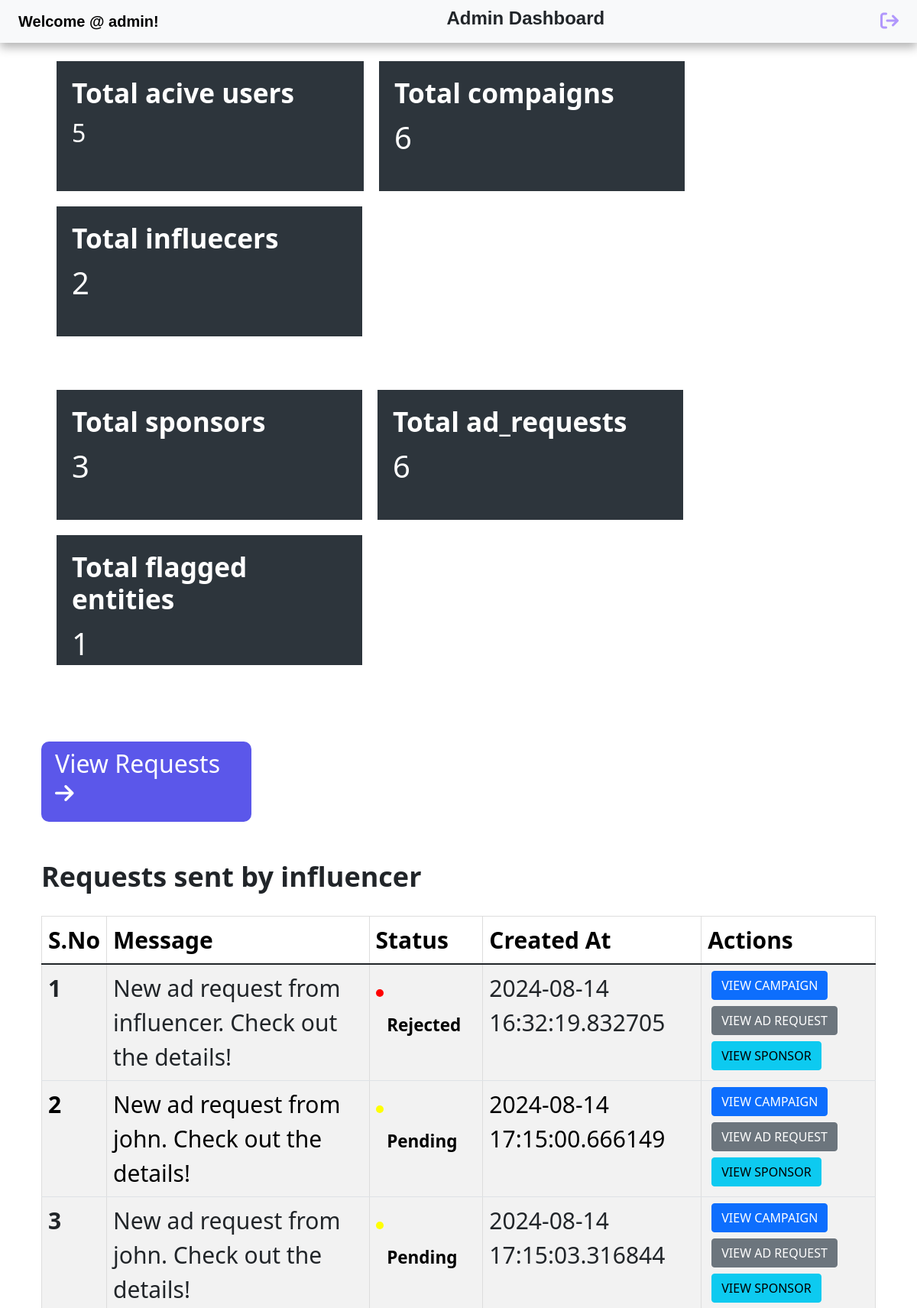
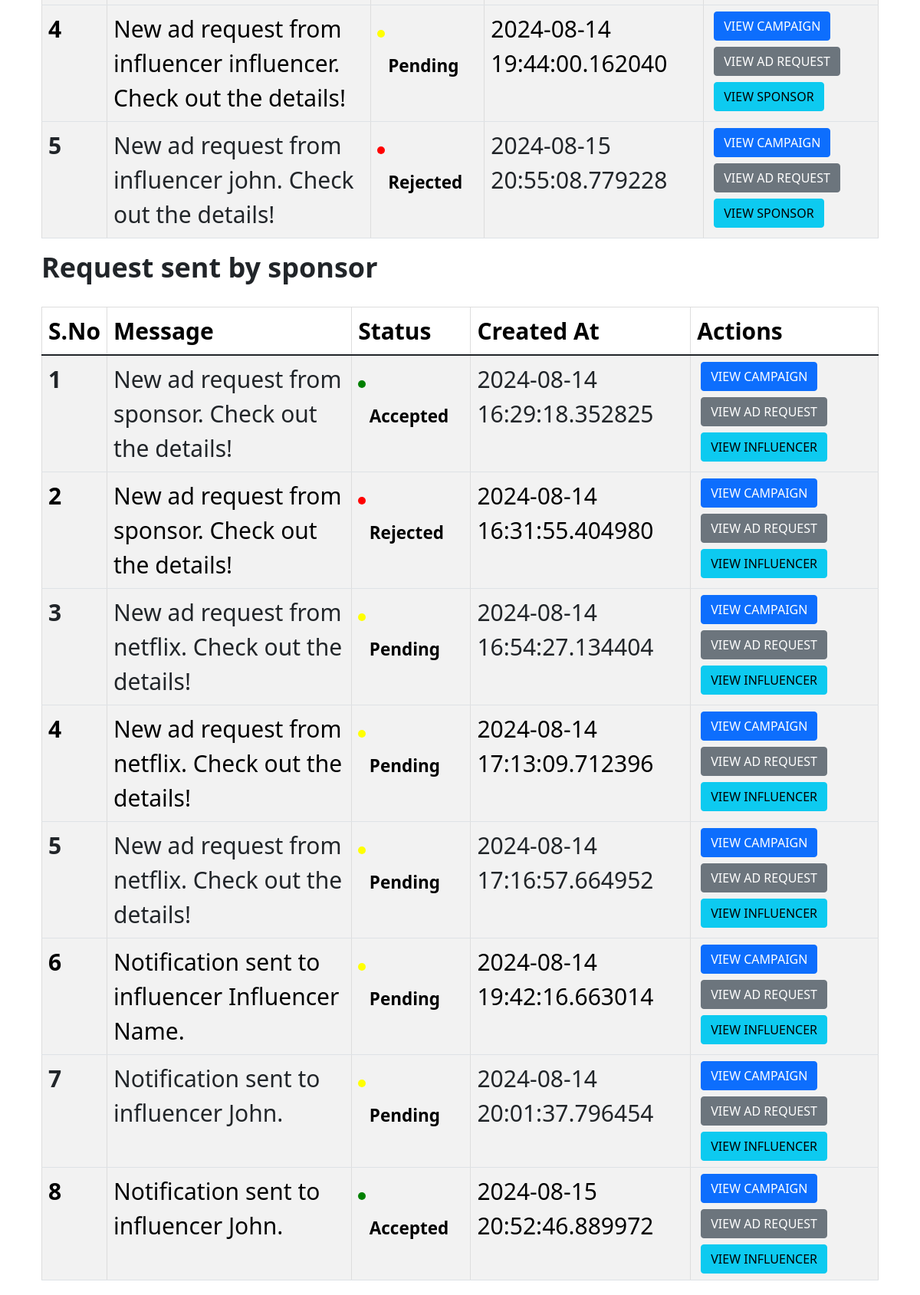
The page /admin (signed in, upper part) on the database its author committed (2 pictures, top to bottom).
### models.py (models this page shows, shortened)
class User(db.Model, UserMixin):
    id = db.Column(db.Integer, primary_key=True)
    username = db.Column(db.String(32), unique=True, nullable=False)
    passhash = db.Column(db.String(256), nullable=False)
    name = db.Column(db.String(64), nullable=True)
    email = db.Column(db.String(120), unique=True, nullable=False)
    role = db.Column(db.String(50), nullable=False)
    is_active = db.Column(db.Boolean, default=True)
    admins = db.relationship('Admin', backref='user', uselist=False)
    sponsors = db.relationship('Sponsor', backref='user', uselist=False)
    influencers = db.relationship('Influencer', backref='user', uselist=False)

class SponsorNotification(db.Model):
    id = db.Column(db.Integer, primary_key=True)
    user_id = db.Column(db.Integer, db.ForeignKey('user.id'), nullable=False)
    receiver_id = db.Column(db.Integer, db.ForeignKey('user.id'), nullable=False)
    campaign_id = db.Column(db.Integer, db.ForeignKey('campaign.id'), nullable=True)
    ad_request_id = db.Column(db.Integer, db.ForeignKey('add_request.id'), nullable=True)
    message = db.Column(db.Text, nullable=False)
    is_read = db.Column(db.Boolean, default=False)
    created_at = db.Column(db.DateTime, default=datetime.utcnow)
    status = db.Column(db.String(20), nullable=False, default='Pending')
    user = db.relationship('User', foreign_keys=[user_id], backref=db.backref('sponsor_notifications_sent', lazy=True))
    receiver = db.relationship('User', foreign_keys=[receiver_id], backref=db.backref('sponsor_notifications_received', lazy=True))
    campaign = db.relationship('Campaign', backref=db.backref('sponsor_notifications', lazy=True), uselist=False)
    ad_request = db.relationship('AddRequest', backref=db.backref('sponsor_notifications', lazy=True), uselist=False)

class Notification(db.Model):
    id = db.Column(db.Integer, primary_key=True)
    user_id = db.Column(db.Integer, db.ForeignKey('user.id'), nullable=False)  # Refers to the sponsor
    receiver_id = db.Column(db.Integer, db.ForeignKey('user.id'), nullable=False)  # Refers to the influencer
    campaign_id = db.Column(db.Integer, db.ForeignKey('campaign.id'), nullable=True)
    ad_request_id = db.Column(db.Integer, db.ForeignKey('add_request.id'), nullable=True)
    message = db.Column(db.Text, nullable=False)
    is_read = db.Column(db.Boolean, default=False)
    created_at = db.Column(db.DateTime, default=datetime.utcnow)
    status = db.Column(db.String(20), nullable=False, default='Pending')
    user = db.relationship('User', foreign_keys=[user_id], backref=db.backref('sent_notifications', lazy=True))
    receiver = db.relationship('User', foreign_keys=[receiver_id], backref=db.backref('received_notifications', lazy=True))
    campaign = db.relationship('Campaign', backref=db.backref('notifications', lazy=True), uselist=False)
    ad_request = db.relationship('AddRequest', backref=db.backref('notifications', lazy=True), uselist=False)

### routes.py (the view)
@app.route('/admin', methods=["POST", "GET"])
@admin_required
def admin():
    if request.method == "GET":
        user_id = session.get('user_id')
        user = User.query.get(user_id)
        if user is None:
            flash('User not found', 'danger')
            return redirect(url_for('login'))
        admin = Admin.query.filter_by(user_id=user_id).first()
        if not admin:
            flash('No admin found for this user', 'danger')
            return redirect(url_for('admin_login'))
        active_influencer = Influencer.query.filter_by(is_active=1).count()
        active_sponsor = Sponsor.query.filter_by(is_active=1).count()
        inactive_influencer = Influencer.query.filter_by(is_active=0).count()
        inactive_sponsor = Sponsor.query.filter_by(is_active=0).count()
        active_users_count = active_influencer + active_sponsor
        inactive_users_count = inactive_influencer + inactive_sponsor
        public_campaigns_count = Campaign.query.filter_by(visibility="public").count()
        private_campaigns_count = Campaign.query.filter_by(visibility="private").count()
        total_ad_requests = AddRequest.query.count()
        requets_send_by_sponsors_status = {
            'Pending': Notification.query.filter_by(status='Pending').count(),
            'Approved': Notification.query.filter_by(status='Accepted').count(),
            'Rejected': Notification.query.filter_by(status='Rejected').count()
        }
        requets_send_by_influencers_status = {
            'Pending': SponsorNotification.query.filter_by(status='Pending').count(),
            'Approved': SponsorNotification.query.filter_by(status='Accepted').count(),
            'Rejected': SponsorNotification.query.filter_by(status='Rejected').count()
        }
        flagged_entities = {
            'Flagged Sponsors': Sponsor.query.filter_by(is_active=False).count(),
            'Flagged Influencers': Influencer.query.filter_by(is_active=False).count(),
            'Flagged Campaigns': Campaign.query.filter_by(is_active=False).count(),
            'Flagged Ad Requests': AddRequest.query.filter_by(is_active=False).count()
        }
        total_influencer = Influencer.query.count()
        total_sponsor = Sponsor.query.count()
        total_campaigns = Campaign.query.count()
        total_ad_requests = AddRequest.query.count()
        create_charts(active_users_count,total_influencer,total_sponsor, total_campaigns,total_ad_requests,inactive_users_count, public_campaigns_count, private_campaigns_count,requets_send_by_sponsors_status, requets_send_by_influencers_status, flagged_entities)
        sponsor_notifications = SponsorNotification.query.all()
        notifications = Notification.query.all()
        sponsors = Sponsor.query.all()
        sponsor = Sponsor.query.first()
        influencers = Influencer.query.all()
        influencer = Influencer.query.first()
        campaigns = Campaign.query.all()
        ad_requests = AddRequest.query.all()
        flagged_sponsors = Sponsor.query.filter_by(is_active=0).all()
        flagged_influencers = Influencer.query.filter_by(is_active=0).all()
        flagged_campaigns = Campaign.query.filter_by(is_active=0).all()
        flagged_ad_requests = AddRequest.query.filter_by(is_active=0).all()
        total_flagged_sponsors = Sponsor.query.filter_by(is_active=0).count()
        total_flagged_influencers = Influencer.query.filter_by(is_active=0).count()
        total_flagged_campaigns = Campaign.query.filter_by(is_active=0).count()
        total_flagged_ad_requests = AddRequest.query.filter_by(is_active=0).count()
        total_flagged_entities = (total_flagged_sponsors +
                          total_flagged_influencers +
                          total_flagged_campaigns +
                          total_flagged_ad_requests)
        return render_template('admin.html',
                               user=user,
                               admin=admin,
                               total_influencer=total_influencer,
                               total_sponsor=total_sponsor,
                               total_campaigns=total_campaigns,
                               total_ad_requests=total_ad_requests,
                               sponsor_notifications=sponsor_notifications,
                               sponsors=sponsors,
                               notifications=notifications,
                               influencers=influencers,
                               campaigns=campaigns,
                               ad_requests=ad_requests,
                               influencer=influencer,
                               sponsor=sponsor,
                               total_flagged_entities=total_flagged_entities,
                               flagged_sponsors=flagged_sponsors,
                               flagged_influencers=flagged_influencers,
                               flagged_campaigns=flagged_campaigns,
                               flagged_ad_requests=flagged_ad_requests,
                               active_vs_inactive_img='Images/active_vs_inactive.png',
                               campaign_visibility_img='Images/campaign_visibility.png',
                               requests_send_by_sponsors_status='Images/ad_requests_by_status.png',
                               requests_send_by_influencers_status='Images/ad_requests_by_status.png',
                               flagged_entities_img='Images/flagged_entities.png',
                               comparison1_img='Images/comparison1.png',
                               comparison2_img='Images/comparison2.png')

### templates/admin.html (shortened to what this page needs)
{% extends 'base.html' %}
{% block link %}
<link rel="stylesheet" href="/static/css/admin.css">
{% endblock %}
{% block content %}
<div class="container-1">
    <div id="main">
        <div id="navbar" class="montserrat-alternates-bold">
            <nav class="navbar fixed-top bg-body-tertiary">
                <div class="container-fluid">
                    <a class="navbar-brand welcome" href="#">Welcome @ <strong>{{user.username}}!</strong> </a>
                    <div class="ad">
                        <h4 class="montserrat-alternates-bold">Admin Dashboard</h4>
                    </div>
                    <div class="logout" id="logout-icon">
                        <i class="fa-solid fa-arrow-right-from-bracket fa-xl" style="color: #B197FC;"></i>
                    </div>
                </div>
            </nav>
        </div>
        <div id="main-1">
            <div class="boxes">
                <div class="box-1">
                    <h3>Total acive users</h3>
                    <p>{{total_sponsor+total_influencer}}</p>
                </div>
                <div class="box-2">
                    <h3>Total compaigns</h3>
                    <p>{{total_campaigns}}</p>
                </div>
                <div class="box-3">
                    <h3>Total influecers</h3>
                    <p>{{total_influencer}}</p>
                </div>
            </div>
            <div class="boxes">
                <div class="box-3">
                    <h3>Total sponsors</h3>
                    <p>{{total_sponsor}}</p>
                </div>
                <div class="box-3">
                    <h3>Total ad_requests</h3>
                    <p>{{total_ad_requests}}</p>
                </div>
                <div class="box-3">
                    <h3>Total flagged entities</h3>
                    <p>{{total_flagged_entities}}</p>
                </div>
            </div>
        </div>
        <div id="main-3 sr3">
            <div class="view">
                <h2>View Requests
                    <i class="fa-solid fa-arrow-right fa-sm"></i>
                </h2>
            </div>
            <div class="sent">
                <h3>Requests sent by influencer</h3>
                <table class="table table-striped">
                    <thead>
                        <tr>
                            <th>S.No</th>
                            <th>Message</th>
                            <th>Status</th>
                            <th>Created At</th>
                            <th>Actions</th>
                        </tr>
                    </thead>
                    <tbody>
                        {% for notification in sponsor_notifications %}
                        <tr class="{{ 'unread' if not notification.is_read else 'read' }}">
                            <th scope="row">{{loop.index}}</th>
                            <td>{{ notification.message }}</td>
                            <td>
                                {% if notification.status == 'Accepted' %}
                                <span class="dot dot-green"></span>
                                <span class="badge badge-success">Accepted</span>
                                {% elif notification.status == 'Rejected' %}
                                <span class="dot dot-red"></span>
                                <span class="badge badge-danger">Rejected</span>
                                {% else %}
                                <span class="dot dot-yellow"></span>
                                <span class="badge badge-warning">Pending</span>
                                {% endif %}
                            </td>
                            <td>{{ notification.created_at }}</td>
                            <td>
                                <div class="d-flex flex-wrap gap-2">
                                    {% if notification.campaign_id %}
                                    <button
                                        onclick="location.href='/click_view_sponsor_campaign/{{ notification.campaign_id }}'"
                                        class="btn btn-primary">View Campaign</button>
                                    {% endif %}
                                    {% if notification.ad_request_id %}
                                    <button
                                        onclick="location.href='/click_view_sponsor_ad_request/{{ notification.ad_request_id }}'"
                                        class="btn btn-secondary">View Ad Request</button>
                                    {% endif %}
                                    <button onclick="location.href='/click_view_sponsor/{{sponsor.id}}'"
                                        class="btn btn-info">View Sponsor</button>
                                </div>
                            </td>
                        </tr>
                        {% endfor %}
                    </tbody>
                </table>
            </div>
        </div>
        <div class="sent">
            <h3>Request sent by sponsor</h3>
            <table class="table table-striped">
                <thead>
                    <tr>
                        <th>S.No</th>
                        <th>Message</th>
                        <th>Status</th>
                        <th>Created At</th>
                        <th>Actions</th>
                    </tr>
                </thead>
                <tbody>
                    {% for notification in notifications %}
                    <tr class="{{ 'unread' if not notification.is_read else 'read' }}">
                        <th scope="row">{{loop.index}}</th>
                        <td>{{ notification.message }}</td>
                        <td>
                            {% if notification.status == 'Accepted' %}
                            <span class="dot dot-green"></span>
                            <span class="badge badge-success">Accepted</span>
                            {% elif notification.status == 'Rejected' %}
                            <span class="dot dot-red"></span>
                            <span class="badge badge-danger">Rejected</span>
                            {% else %}
                            <span class="dot dot-yellow"></span>
                            <span class="badge badge-warning">Pending</span>
                            {% endif %}
                        </td>
                        <td>{{ notification.created_at }}</td>
                        <td>
                            <div class="d-flex flex-wrap gap-2">
                                {% if notification.campaign_id %}
                                <button onclick="location.href='/click_view_campaign/{{ notification.campaign_id }}'"
                                    class="btn btn-primary">View Campaign</button>
                                {% endif %}
                                {% if notification.ad_request_id %}
                                <button
                                    onclick="location.href='/click_view_ad_request/{{ notification.ad_request_id }}'"
                                    class="btn btn-secondary">View Ad Request</button>
                                {% endif %}
                                <button onclick="location.href='/click_view_influencer/{{influencer.id}}'"
                                    class="btn btn-info">View Influencer
                                </button>
                            </div>
                        </td>
                    </tr>
                    {% endfor %}
                </tbody>
            </table>
        </div>
{% endblock %}

### rows shown on the page
User: username "admin"
SponsorNotification: message "New ad request from influencer. Check out the details!", status "Rejected" (drawn), created_at "2024-08-14 16:32:19.832705"
SponsorNotification: message "New ad request from john. Check out the details!", status "Pending" (drawn), created_at "2024-08-14 17:15:00.666149"
SponsorNotification: message "New ad request from john. Check out the details!", status "Pending" (drawn), created_at "2024-08-14 17:15:03.316844"
SponsorNotification: message "New ad request from influencer influencer. Check out the details!", status "Pending" (drawn), created_at "2024-08-14 19:44:00.162040"
SponsorNotification: message "New ad request from influencer john. Check out the details!", status "Rejected" (drawn), created_at "2024-08-15 20:55:08.779228"
Notification: message "New ad request from sponsor. Check out the details!", status "Accepted" (drawn), created_at "2024-08-14 16:29:18.352825"
Notification: message "New ad request from sponsor. Check out the details!", status "Rejected" (drawn), created_at "2024-08-14 16:31:55.404980"
Notification: message "New ad request from netflix. Check out the details!", status "Pending" (drawn), created_at "2024-08-14 16:54:27.134404"
Notification: message "New ad request from netflix. Check out the details!", status "Pending" (drawn), created_at "2024-08-14 17:13:09.712396"
Notification: message "New ad request from netflix. Check out the details!", status "Pending" (drawn), created_at "2024-08-14 17:16:57.664952"
Notification: message "Notification sent to influencer Influencer Name.", status "Pending" (drawn), created_at "2024-08-14 19:42:16.663014"
Notification: message "Notification sent to influencer John.", status "Pending" (drawn), created_at "2024-08-14 20:01:37.796454"
Notification: message "Notification sent to influencer John.", status "Accepted" (drawn), created_at "2024-08-15 20:52:46.889972"

### other values the page prints
{{ total_sponsor+total_influencer }} "5"
{{ total_campaigns }} "6"
{{ total_influencer }} "2"
{{ total_sponsor }} "3"
{{ total_ad_requests }} "6"
{{ total_flagged_entities }} "1"
